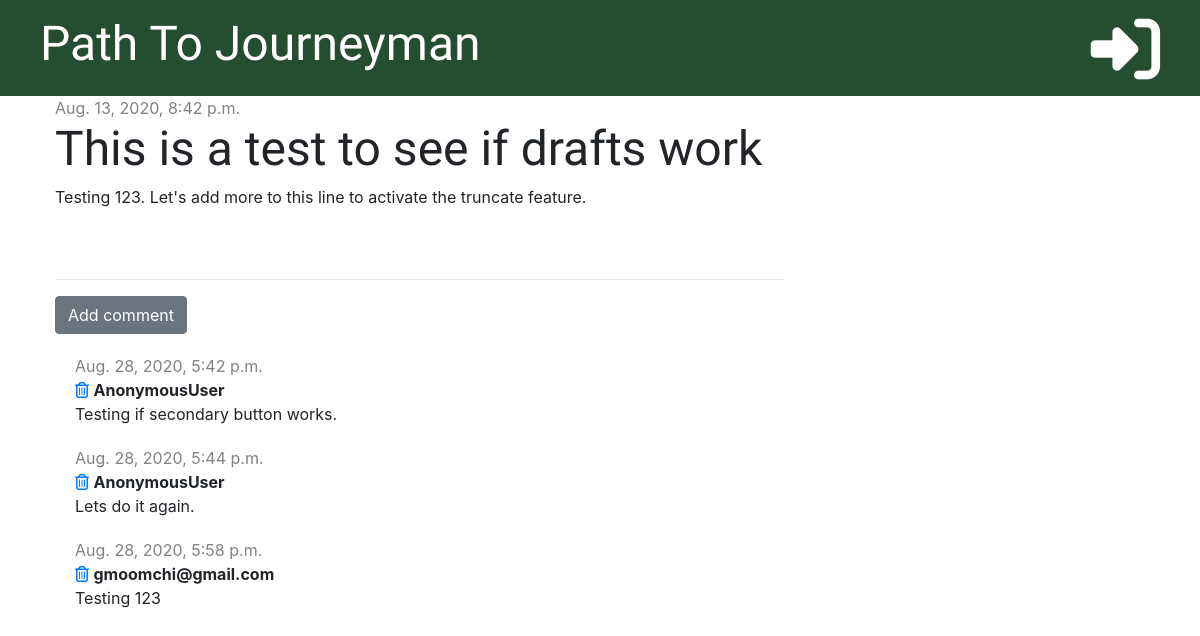
Screenshot of /post/9/ with the database file from the repository.
### blog/models.py (models this page shows, shortened)
class Post(models.Model):
    author = models.ForeignKey('auth.User', on_delete=models.CASCADE)
    title = models.CharField(max_length=200)
    text = models.TextField()
    created_date = models.DateTimeField(default=timezone.now)
    published_date = models.DateTimeField(blank=True, null=True)

class Comment(models.Model):
    post = models.ForeignKey('blog.Post', on_delete=models.CASCADE, related_name='comments')
    author = models.CharField(max_length=200)
    text = models.TextField()
    created_date = models.DateTimeField(default=timezone.now)

### blog/views.py (the view)
# urls.py: path('post/<int:pk>/', views.post_detail, name='post_detail'),
def post_detail(request, pk):
    post = get_object_or_404(Post, pk=pk)
    stuff_for_frontend = {'post': post}
    return render(request, 'blog/post_detail.html', stuff_for_frontend)

### blog/templates/blog/post_detail.html (shortened to what this page needs)
{% extends 'blog/base.html' %}
{% block content %}
    <div class="post">
        {% if post.published_date %}
            <div class="date">
                {{ post.published_date }}
            </div>
        {% else %}
            <a href="{% url 'post_publish' pk=post.pk %}" class="btn btn-primary">Publish</a>
        {% endif %}
        <h1>{{ post.title }}</h1>
        <p>{{ post.text|linebreaksbr }}</p>
    </div>
    <hr>
    <a href="{% url 'add_comment_to_post' pk=post.pk %}" class="btn btn-secondary">Add comment</a>
    {% for comment in post.comments.all %}
        <div class="comment">
            <div class="date">
                {{ comment.created_date }}
            </div>
            <a href="{% url 'comment_remove' pk=comment.pk %}"><i class="far fa-trash-alt"></i></a>
            <strong>{{ comment.author }}</strong>
            <p>{{ comment.text }}</p>
        </div>
        {% empty %}
            <p>No comments yet...</p>
    {% endfor %}
{% endblock %}

### blog/static/css/blog.css (style rules this page uses)
h1, h2, h3, h4 { font-family: 'Tangerine', 'Inconsolata', 'Droid Sans', serif; font-size: 48px; }
.date { color: #828282; }
.post { margin-bottom: 70px; }
.comment { margin: 20px 0px 20px 20px; }

### rows the page displays
Post: published_date "Aug. 13, 2020, 8:42 p.m.", title "This is a test to see if drafts work", text "Testing 123. Let's add more to this line to activate the truncate feature."
Comment: created_date "Aug. 28, 2020, 5:42 p.m.", author "AnonymousUser", text "Testing if secondary button works."
Comment: created_date "Aug. 28, 2020, 5:44 p.m.", author "AnonymousUser", text "Lets do it again."
Comment: created_date "Aug. 28, 2020, 5:58 p.m.", author "gmoomchi@gmail.com", text "Testing 123"
